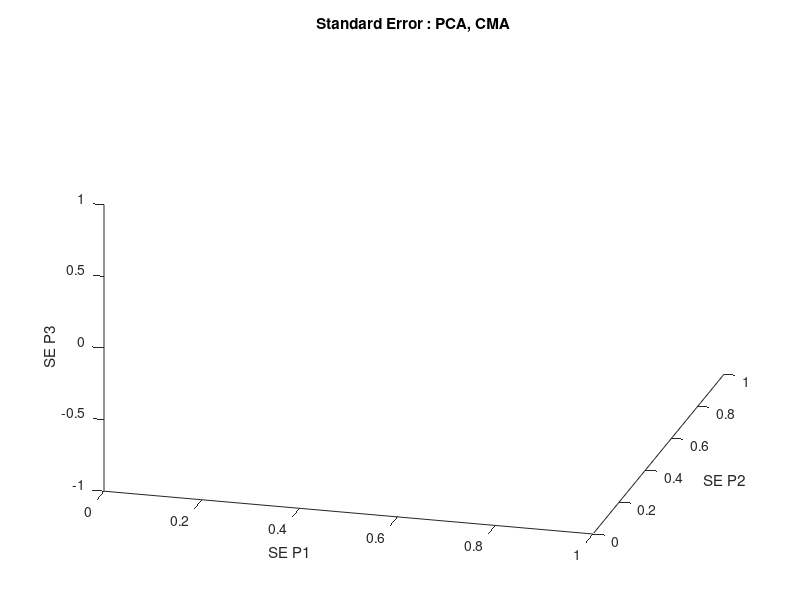

Write MATLAB code to recreate this figure. (Note: this script raises an error after producing the figure.)
fdat = load('fdat.txt');
labels = load('pdat_labels.txt');

pdat = pca(fdat, 'NumComponents', 3);

sem = zeros(max(labels), 3);
for lab=1:max(labels)
    sem(lab, :) = std(pdat(labels==lab, :)) / sqrt(numel(labels(labels==lab)));
end

close all;
cla;

xlabel('SE P1');
ylabel('SE P2');
zlabel('SE P3');
title('Standard Error : PCA, CMA')
view([15 30])
hold on;
for lab=1:max(labels)
    color1 = colors(lab);
    cent = mean(pdat(labels==lab, :));
    rad = sem(lab, :);
    ellipsoid(cent(1), cent(2), cent(3), rad(1), rad(2), rad(3));
end
hold off;